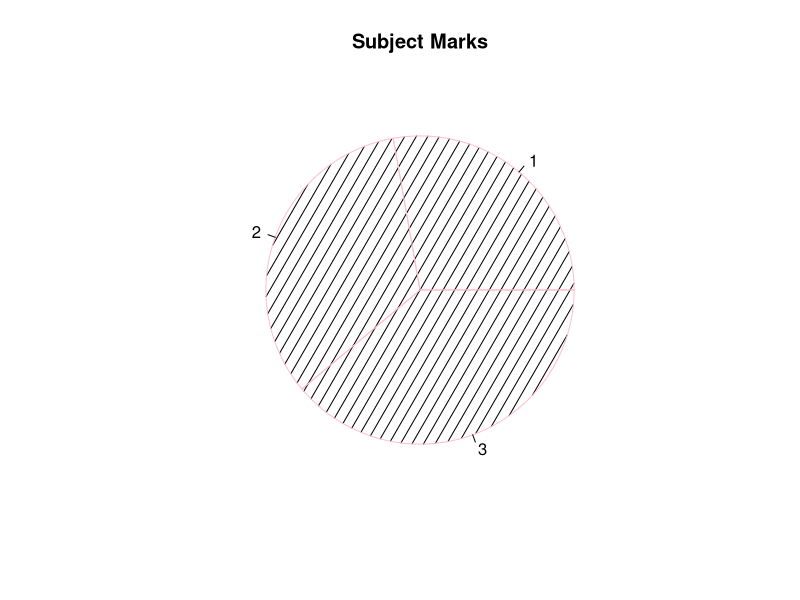

Generate this figure with R:
# R program to create a simple pie chart of three subject's marks, change the border color to pink and make inside bar lines as 60 degrees.
x = c(50,60,70)
labels = c("Eng", "Math", "Sci")
pie(x, name.arg=labels, main="Subject Marks", border="pink", density=10, angle=60)
